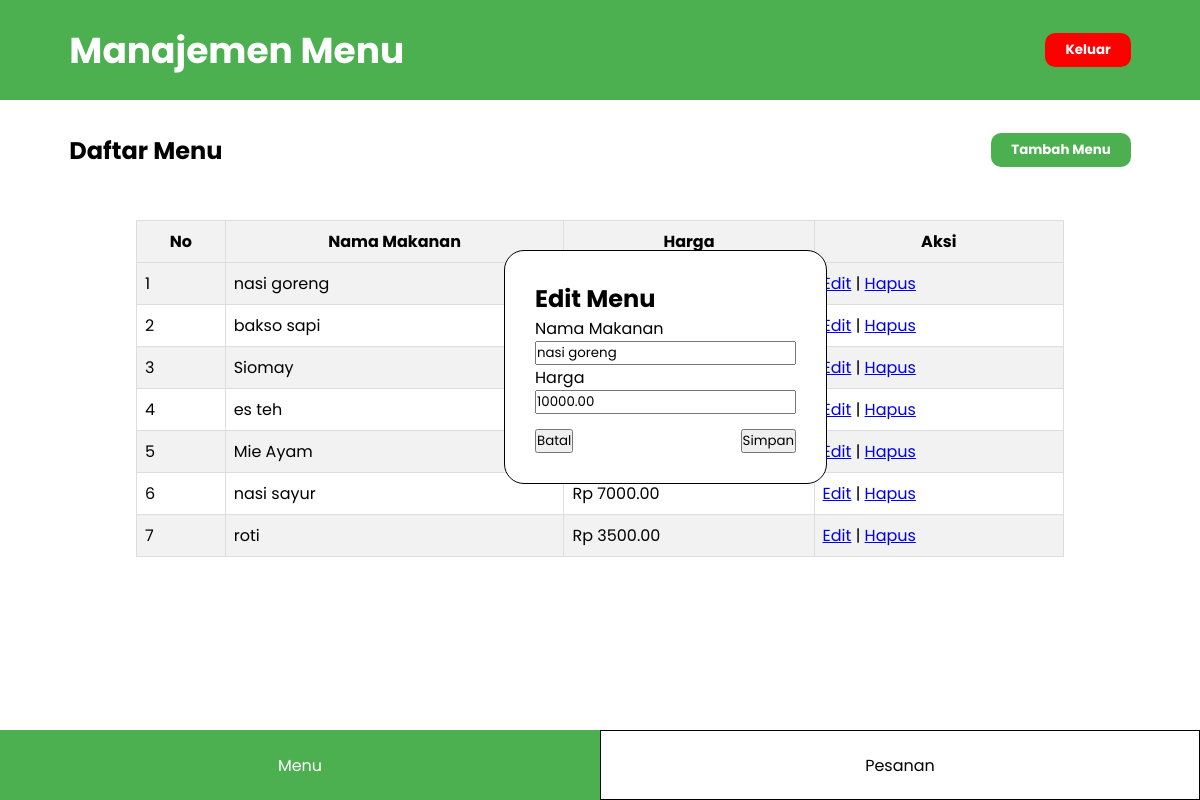
The app's page /admin_menu.php?edit=1 with its own data.
### tables this page shows
CREATE TABLE `menu` (
  `id_menu` int NOT NULL,
  `nama_makanan` varchar(100) DEFAULT NULL,
  `harga` decimal(10,2) DEFAULT NULL
);

### admin_menu.php (the view, shortened to what this page needs)
<?php
include "database.php";
if (isset($_GET['edit'])) {
    $id = $_GET['edit'];
    $sql = "SELECT * FROM menu WHERE id_menu = $id";
    $result = $conn->query($sql);
    if ($result->num_rows > 0) {
        $row = $result->fetch_assoc();
        ?>
        <section style="position: absolute; top: 250px; background-color: white; left: 42%; padding: 30px; border-radius: 20px; border: 1px solid black;">
            <h2>Edit Menu</h2>
            <form action="admin_menu.php" method="POST">
                <label for="nama_makanan">Nama Makanan</label><br>
                <input id="nama_makanan" type="text" name="nama_makanan" value="<?php echo $row['nama_makanan']; ?>"><br>
                <label for="harga">Harga</label><br>
                <input id="harga" type="number" name="harga" value="<?php echo $row['harga']; ?>"><br>
                <div style="display: flex; justify-content: space-between; margin-top: 15px;">
                    <button onclick="window.location.href='admin_menu.php'">Batal</button>
                    <button type="submit" name="edit">Simpan</button>
                </div>
            </form>
        </section>
        <?php
    } else {
        echo "Data tidak ditemukan!";
    }
}
$sql_select = "SELECT * FROM menu";
$result = $conn->query($sql_select);
?>
<!DOCTYPE html>
<html lang="en">
<head>
</head>
<body>
    <header>
        <p>Manajemen Menu</p>
        <button onclick="window.location.href='masuk.php'">Keluar</button>
    </header>
     <section class="judul">
        <h2>Daftar Menu</h2>
        <button onclick="tampilkanDivTambah()">Tambah Menu</button>
    </section>
    <section class="data">
        <table border="1" cellspacing="0" cellpadding="5">
            <tr>
                <th>No</th>
                <th>Nama Makanan</th>
                <th>Harga</th>
                <th>Aksi</th>
            </tr>
            <?php
            if ($result->num_rows > 0) {
                $no = 1;
                while ($row = $result->fetch_assoc()) {
                    echo "<tr>";
                    echo "<td>" . $no++ . "</td>";
                    echo "<td>" . $row['nama_makanan'] . "</td>";
                    echo "<td>Rp " . $row['harga'] . "</td>";
                    echo "<td>";
                    echo "<a href='admin_menu.php?edit=" . $row['id_menu'] . "'>Edit</a> | ";
                    echo "<a href='admin_menu.php?hapus=" . $row['id_menu'] . "' onclick='return confirm(\"Yakin ingin menghapus?\")'>Hapus</a>";
                    echo "</td>";
                    echo "</tr>";
                }
            } else {
                echo "<tr><td colspan='4'>Tidak ada data</td></tr>";
            }
            ?>
        </table>
    </section>
    <footer>
        <a class="menu1" href="admin_menu.php">Menu</a>
        <a class="menu2" href="admin_pesanan.php">Pesanan</a>
    </footer>
</body>
</html>

### admin_menu.php (style rules this page uses)
* { margin: 0; padding: 0; box-sizing: border-box; font-family: "Poppins", serif; }
header { width: 100%; height: 100px; background-color: #4CAF50; display: flex; justify-content: space-between;; align-items: center; padding: 0 5.78vw; }
header p { font-size: 2.25rem; color: white; font-weight: bold; }
header button { padding: 7px 20px; background-color: red; border: none; color: white; font-weight: bold; border-radius: 10px; cursor: pointer; }
.judul { width: 100%; height: 100px; display: flex; justify-content: space-between;; align-items: center; padding: 0 5.78vw; }
.judul button { padding: 7px 20px; background-color: #4CAF50; border: none; color: white; font-weight: bold; border-radius: 10px; cursor: pointer; }
.data { display: flex; justify-content: center; align-items: center; flex-direction: column; min-height: 200px; padding: 20px; }
.data table { width: 80%; border-collapse: collapse; margin-bottom: 20px; }
.data th, .data td { border: 1px solid #ddd; padding: 8px; text-align: left; }
.data th { background-color: #f2f2f2; text-align: center; font-weight: bold; }
.data tr:nth-child(even) { background-color: #f2f2f2; }
footer { width: 100%; display: flex; height: 70px; position: fixed; bottom: 0; }
footer a { width: 50%; display: flex; justify-content: center; align-items: center; }
footer .menu1 { background-color: #4CAF50; text-decoration: none; color: white; }
footer .menu2 { background-color: white; text-decoration: none; color: black; border: 1px solid black }

### records on screen
menu: nama_makanan "nasi goreng", harga "10000.00"
menu: nama_makanan "bakso sapi"
menu: nama_makanan "Siomay"
menu: nama_makanan "es teh"
menu: nama_makanan "Mie Ayam"
menu: nama_makanan "nasi sayur", harga "7000.00"
menu: nama_makanan "roti", harga "3500.00"
